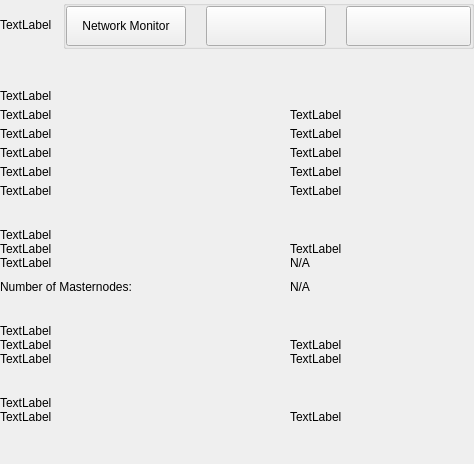
<?xml version="1.0" encoding="UTF-8"?>
<ui version="4.0">
 <class>SettingsInformationWidget</class>
 <widget class="QWidget" name="SettingsInformationWidget">
  <property name="geometry">
   <rect>
    <x>0</x>
    <y>0</y>
    <width>474</width>
    <height>464</height>
   </rect>
  </property>
  <property name="windowTitle">
   <string>Form</string>
  </property>
  <layout class="QVBoxLayout" name="verticalLayout">
   <property name="spacing">
    <number>0</number>
   </property>
   <property name="leftMargin">
    <number>0</number>
   </property>
   <property name="topMargin">
    <number>0</number>
   </property>
   <property name="rightMargin">
    <number>0</number>
   </property>
   <property name="bottomMargin">
    <number>0</number>
   </property>
   <item>
    <widget class="QWidget" name="left" native="true">
     <layout class="QVBoxLayout" name="verticalLayout_3">
      <property name="leftMargin">
       <number>0</number>
      </property>
      <property name="topMargin">
       <number>0</number>
      </property>
      <property name="rightMargin">
       <number>0</number>
      </property>
      <property name="bottomMargin">
       <number>0</number>
      </property>
      <item>
       <layout class="QVBoxLayout" name="verticalLayout_2">
        <property name="spacing">
         <number>0</number>
        </property>
        <item>
         <layout class="QHBoxLayout" name="horizontalLayout_3">
          <property name="spacing">
           <number>0</number>
          </property>
          <item>
           <widget class="QLabel" name="labelTitle">
            <property name="text">
             <string>TextLabel</string>
            </property>
           </widget>
          </item>
          <item>
           <spacer name="horizontalSpacer">
            <property name="orientation">
             <enum>Qt::Horizontal</enum>
            </property>
            <property name="sizeHint" stdset="0">
             <size>
              <width>40</width>
              <height>20</height>
             </size>
            </property>
           </spacer>
          </item>
          <item>
           <widget class="QGroupBox" name="groupBox">
            <property name="title">
             <string/>
            </property>
            <layout class="QHBoxLayout" name="horizontalLayout_4">
             <property name="spacing">
              <number>20</number>
             </property>
             <property name="leftMargin">
              <number>0</number>
             </property>
             <property name="topMargin">
              <number>0</number>
             </property>
             <property name="rightMargin">
              <number>0</number>
             </property>
             <property name="bottomMargin">
              <number>0</number>
             </property>
             <item>
              <widget class="QPushButton" name="pushButtonNetworkMonitor">
               <property name="minimumSize">
                <size>
                 <width>120</width>
                 <height>40</height>
                </size>
               </property>
               <property name="maximumSize">
                <size>
                 <width>16777215</width>
                 <height>40</height>
                </size>
               </property>
               <property name="focusPolicy">
                <enum>Qt::NoFocus</enum>
               </property>
               <property name="text">
                <string>Network Monitor</string>
               </property>
              </widget>
             </item>
             <item>
              <widget class="QPushButton" name="pushButtonBackups">
               <property name="minimumSize">
                <size>
                 <width>120</width>
                 <height>40</height>
                </size>
               </property>
               <property name="maximumSize">
                <size>
                 <width>120</width>
                 <height>40</height>
                </size>
               </property>
               <property name="focusPolicy">
                <enum>Qt::NoFocus</enum>
               </property>
               <property name="text">
                <string/>
               </property>
               <property name="checkable">
                <bool>false</bool>
               </property>
               <property name="autoExclusive">
                <bool>false</bool>
               </property>
              </widget>
             </item>
             <item>
              <widget class="QPushButton" name="pushButtonFile">
               <property name="minimumSize">
                <size>
                 <width>125</width>
                 <height>40</height>
                </size>
               </property>
               <property name="maximumSize">
                <size>
                 <width>125</width>
                 <height>40</height>
                </size>
               </property>
               <property name="focusPolicy">
                <enum>Qt::NoFocus</enum>
               </property>
               <property name="text">
                <string/>
               </property>
               <property name="checkable">
                <bool>false</bool>
               </property>
               <property name="checked">
                <bool>false</bool>
               </property>
               <property name="autoExclusive">
                <bool>false</bool>
               </property>
              </widget>
             </item>
            </layout>
           </widget>
          </item>
         </layout>
        </item>
        <item>
         <spacer name="verticalSpacer_2">
          <property name="orientation">
           <enum>Qt::Vertical</enum>
          </property>
          <property name="sizeType">
           <enum>QSizePolicy::Fixed</enum>
          </property>
          <property name="sizeHint" stdset="0">
           <size>
            <width>20</width>
            <height>40</height>
           </size>
          </property>
         </spacer>
        </item>
        <item>
         <widget class="QWidget" name="layoutOptions1" native="true">
          <layout class="QVBoxLayout" name="verticalLayout_9">
           <property name="spacing">
            <number>5</number>
           </property>
           <property name="leftMargin">
            <number>0</number>
           </property>
           <property name="topMargin">
            <number>0</number>
           </property>
           <property name="rightMargin">
            <number>0</number>
           </property>
           <property name="bottomMargin">
            <number>10</number>
           </property>
           <item>
            <widget class="QLabel" name="labelTitleGeneral">
             <property name="text">
              <string>TextLabel</string>
             </property>
            </widget>
           </item>
           <item>
            <layout class="QHBoxLayout" name="horizontalLayout" stretch="0,1">
             <property name="spacing">
              <number>0</number>
             </property>
             <item>
              <widget class="QLabel" name="labelTitleClient">
               <property name="minimumSize">
                <size>
                 <width>290</width>
                 <height>0</height>
                </size>
               </property>
               <property name="maximumSize">
                <size>
                 <width>290</width>
                 <height>16777215</height>
                </size>
               </property>
               <property name="text">
                <string>TextLabel</string>
               </property>
              </widget>
             </item>
             <item>
              <widget class="QLabel" name="labelInfoClient">
               <property name="text">
                <string>TextLabel</string>
               </property>
              </widget>
             </item>
            </layout>
           </item>
           <item>
            <layout class="QHBoxLayout" name="horizontalAgent" stretch="0,1">
             <property name="spacing">
              <number>0</number>
             </property>
             <item>
              <widget class="QLabel" name="labelTitleAgent">
               <property name="minimumSize">
                <size>
                 <width>290</width>
                 <height>0</height>
                </size>
               </property>
               <property name="maximumSize">
                <size>
                 <width>290</width>
                 <height>16777215</height>
                </size>
               </property>
               <property name="text">
                <string>TextLabel</string>
               </property>
              </widget>
             </item>
             <item>
              <widget class="QLabel" name="labelInfoAgent">
               <property name="text">
                <string>TextLabel</string>
               </property>
              </widget>
             </item>
            </layout>
           </item>
           <item>
            <layout class="QHBoxLayout" name="horizontalBerkely" stretch="0,1">
             <property name="spacing">
              <number>0</number>
             </property>
             <item>
              <widget class="QLabel" name="labelTitleBerkeley">
               <property name="minimumSize">
                <size>
                 <width>290</width>
                 <height>0</height>
                </size>
               </property>
               <property name="maximumSize">
                <size>
                 <width>290</width>
                 <height>16777215</height>
                </size>
               </property>
               <property name="text">
                <string>TextLabel</string>
               </property>
              </widget>
             </item>
             <item>
              <widget class="QLabel" name="labelInfoBerkeley">
               <property name="text">
                <string>TextLabel</string>
               </property>
              </widget>
             </item>
            </layout>
           </item>
           <item>
            <layout class="QHBoxLayout" name="horizontalDataDir" stretch="0,1">
             <property name="spacing">
              <number>0</number>
             </property>
             <item>
              <widget class="QLabel" name="labelTitleDataDir">
               <property name="minimumSize">
                <size>
                 <width>290</width>
                 <height>0</height>
                </size>
               </property>
               <property name="maximumSize">
                <size>
                 <width>290</width>
                 <height>16777215</height>
                </size>
               </property>
               <property name="text">
                <string>TextLabel</string>
               </property>
              </widget>
             </item>
             <item>
              <widget class="QLabel" name="labelInfoDataDir">
               <property name="text">
                <string>TextLabel</string>
               </property>
               <property name="wordWrap">
                <bool>true</bool>
               </property>
              </widget>
             </item>
            </layout>
           </item>
           <item>
            <layout class="QHBoxLayout" name="horizontalTime" stretch="0,1">
             <property name="spacing">
              <number>0</number>
             </property>
             <item>
              <widget class="QLabel" name="labelTitleTime">
               <property name="minimumSize">
                <size>
                 <width>290</width>
                 <height>0</height>
                </size>
               </property>
               <property name="maximumSize">
                <size>
                 <width>290</width>
                 <height>16777215</height>
                </size>
               </property>
               <property name="text">
                <string>TextLabel</string>
               </property>
              </widget>
             </item>
             <item>
              <widget class="QLabel" name="labelInfoTime">
               <property name="text">
                <string>TextLabel</string>
               </property>
              </widget>
             </item>
            </layout>
           </item>
          </layout>
         </widget>
        </item>
        <item>
         <spacer name="verticalSpacer_3">
          <property name="orientation">
           <enum>Qt::Vertical</enum>
          </property>
          <property name="sizeType">
           <enum>QSizePolicy::Minimum</enum>
          </property>
          <property name="sizeHint" stdset="0">
           <size>
            <width>20</width>
            <height>20</height>
           </size>
          </property>
         </spacer>
        </item>
        <item>
         <widget class="QLabel" name="labelTitleNetwork">
          <property name="text">
           <string>TextLabel</string>
          </property>
         </widget>
        </item>
        <item>
         <layout class="QHBoxLayout" name="horizontalName" stretch="0,1">
          <property name="spacing">
           <number>0</number>
          </property>
          <item>
           <widget class="QLabel" name="labelTitleName">
            <property name="minimumSize">
             <size>
              <width>290</width>
              <height>0</height>
             </size>
            </property>
            <property name="maximumSize">
             <size>
              <width>290</width>
              <height>16777215</height>
             </size>
            </property>
            <property name="text">
             <string>TextLabel</string>
            </property>
           </widget>
          </item>
          <item>
           <widget class="QLabel" name="labelInfoName">
            <property name="text">
             <string>TextLabel</string>
            </property>
           </widget>
          </item>
         </layout>
        </item>
        <item>
         <widget class="QWidget" name="layoutOptions2" native="true">
          <layout class="QHBoxLayout" name="horizontalConnections" stretch="0,1">
           <property name="spacing">
            <number>0</number>
           </property>
           <property name="leftMargin">
            <number>0</number>
           </property>
           <property name="topMargin">
            <number>0</number>
           </property>
           <property name="rightMargin">
            <number>0</number>
           </property>
           <property name="bottomMargin">
            <number>10</number>
           </property>
           <item>
            <widget class="QLabel" name="labelTitleConnections">
             <property name="minimumSize">
              <size>
               <width>290</width>
               <height>0</height>
              </size>
             </property>
             <property name="maximumSize">
              <size>
               <width>290</width>
               <height>16777215</height>
              </size>
             </property>
             <property name="text">
              <string>TextLabel</string>
             </property>
            </widget>
           </item>
           <item>
            <widget class="QLabel" name="labelInfoConnections">
            		                          <property name="cursor">
                            <cursorShape>IBeamCursor</cursorShape>
                          </property>
                          <property name="textInteractionFlags">
                            <set>Qt::LinksAccessibleByMouse|Qt::TextSelectableByKeyboard|Qt::TextSelectableByMouse</set>
                          </property>
                          <property name="text">
                            <string>N/A</string>
                          </property>
                        </widget>
                      </item>
                    </layout>
                  </widget>
                </item>
                <item>
                  <widget class="QWidget" name="layoutOptions2_1" native="true">
                    <layout class="QHBoxLayout" name="horizontalMasternodes" stretch="0,1">
                      <property name="spacing">
                        <number>0</number>
                      </property>
                      <property name="leftMargin">
                        <number>0</number>
                      </property>
                      <property name="topMargin">
                        <number>0</number>
                      </property>
                      <property name="rightMargin">
                        <number>0</number>
                      </property>
                      <property name="bottomMargin">
                        <number>10</number>
                      </property>
                      <item>
                        <widget class="QLabel" name="labelTitleMasternodes">
                          <property name="minimumSize">
                            <size>
                              <width>290</width>
                              <height>0</height>
                            </size>
                          </property>
                          <property name="maximumSize">
                            <size>
                              <width>290</width>
                              <height>16777215</height>
                            </size>
                          </property>
                          <property name="text">
                            <string>Number of Masternodes:</string>
                          </property>
                        </widget>
                      </item>
                      <item>
                        <widget class="QLabel" name="labelInfoMasternodes">
                          <property name="cursor">
                            <cursorShape>IBeamCursor</cursorShape>
                          </property>
                          <property name="textInteractionFlags">
                            <set>Qt::LinksAccessibleByMouse|Qt::TextSelectableByKeyboard|Qt::TextSelectableByMouse</set>
                          </property>
			<property name="text">
              <string notr="true">N/A</string>
             </property>
            </widget>
           </item>
          </layout>
         </widget>
        </item>
        <item>
         <spacer name="verticalSpacer_4">
          <property name="orientation">
           <enum>Qt::Vertical</enum>
          </property>
          <property name="sizeType">
           <enum>QSizePolicy::Minimum</enum>
          </property>
          <property name="sizeHint" stdset="0">
           <size>
            <width>20</width>
            <height>20</height>
           </size>
          </property>
         </spacer>
        </item>
        <item>
         <widget class="QLabel" name="labelTitleBlockchain">
          <property name="text">
           <string>TextLabel</string>
          </property>
         </widget>
        </item>
        <item>
         <layout class="QHBoxLayout" name="horizontalBlockNumber" stretch="0,1">
          <property name="spacing">
           <number>0</number>
          </property>
          <item>
           <widget class="QLabel" name="labelTitleBlockNumber">
            <property name="minimumSize">
             <size>
              <width>290</width>
              <height>0</height>
             </size>
            </property>
            <property name="maximumSize">
             <size>
              <width>290</width>
              <height>16777215</height>
             </size>
            </property>
            <property name="text">
             <string>TextLabel</string>
            </property>
           </widget>
          </item>
          <item>
           <widget class="QLabel" name="labelInfoBlockNumber">
            <property name="text">
             <string>TextLabel</string>
            </property>
           </widget>
          </item>
         </layout>
        </item>
        <item>
         <widget class="QWidget" name="layoutOptions3" native="true">
          <layout class="QHBoxLayout" name="horizontalBlockTime" stretch="0,1">
           <property name="spacing">
            <number>0</number>
           </property>
           <property name="leftMargin">
            <number>0</number>
           </property>
           <property name="topMargin">
            <number>0</number>
           </property>
           <property name="rightMargin">
            <number>0</number>
           </property>
           <property name="bottomMargin">
            <number>10</number>
           </property>
           <item>
            <widget class="QLabel" name="labelTitleBlockTime">
             <property name="minimumSize">
              <size>
               <width>290</width>
               <height>0</height>
              </size>
             </property>
             <property name="maximumSize">
              <size>
               <width>290</width>
               <height>16777215</height>
              </size>
             </property>
             <property name="text">
              <string>TextLabel</string>
             </property>
            </widget>
           </item>
           <item>
            <widget class="QLabel" name="labelInfoBlockTime">
             <property name="text">
              <string>TextLabel</string>
             </property>
            </widget>
           </item>
          </layout>
         </widget>
        </item>
        <item>
         <spacer name="verticalSpacer_5">
          <property name="orientation">
           <enum>Qt::Vertical</enum>
          </property>
          <property name="sizeType">
           <enum>QSizePolicy::Fixed</enum>
          </property>
          <property name="sizeHint" stdset="0">
           <size>
            <width>20</width>
            <height>20</height>
           </size>
          </property>
         </spacer>
        </item>
        <item>
         <widget class="QLabel" name="labelTitleMemory">
          <property name="text">
           <string>TextLabel</string>
          </property>
         </widget>
        </item>
        <item>
         <layout class="QHBoxLayout" name="horizontalNumberTransactions" stretch="0,1">
          <property name="spacing">
           <number>0</number>
          </property>
          <item>
           <widget class="QLabel" name="labelTitleNumberTransactions">
            <property name="minimumSize">
             <size>
              <width>290</width>
              <height>0</height>
             </size>
            </property>
            <property name="maximumSize">
             <size>
              <width>290</width>
              <height>16777215</height>
             </size>
            </property>
            <property name="text">
             <string>TextLabel</string>
            </property>
           </widget>
          </item>
          <item>
           <widget class="QLabel" name="labelInfoNumberTransactions">
            <property name="text">
             <string>TextLabel</string>
            </property>
           </widget>
          </item>
         </layout>
        </item>
        <item>
         <spacer name="verticalSpacer">
          <property name="orientation">
           <enum>Qt::Vertical</enum>
          </property>
          <property name="sizeHint" stdset="0">
           <size>
            <width>20</width>
            <height>40</height>
           </size>
          </property>
         </spacer>
        </item>
       </layout>
      </item>
     </layout>
    </widget>
   </item>
  </layout>
 </widget>
 <resources/>
 <connections/>
</ui>
